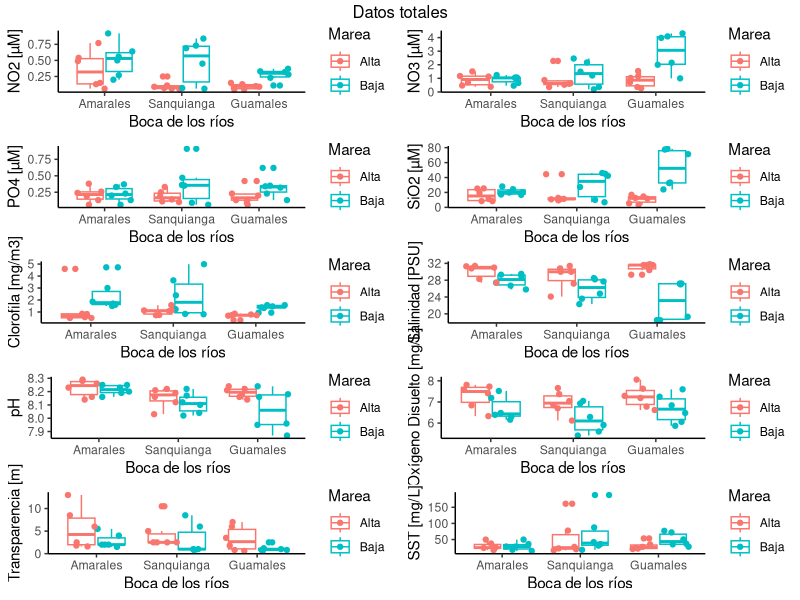
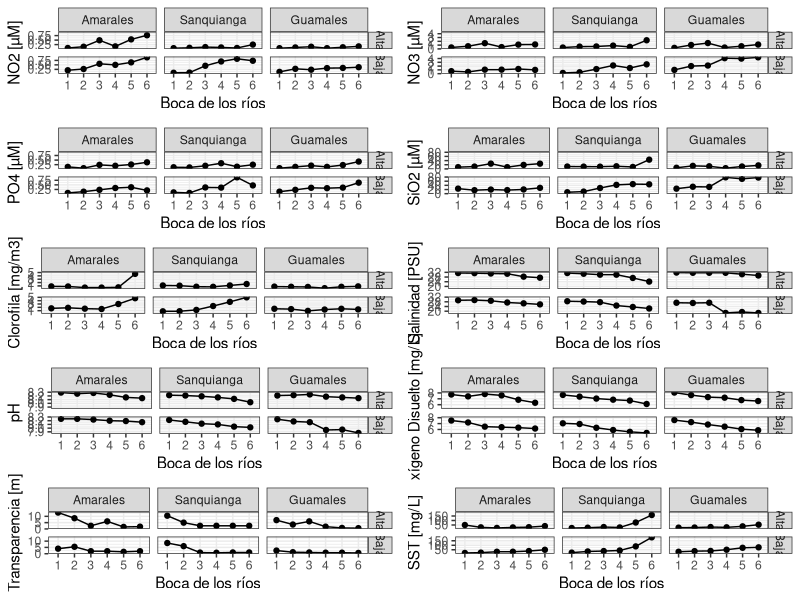

Source code (R) for these figures, in order:
library(tidyverse)
library(gridExtra)

Datos_Quimica<-read.table("Quimica.csv", header = TRUE, sep=",")


Datos_Quimica$Separar<-Datos_Quimica$Estacion
Datos_Quimica<-separate(Datos_Quimica, Separar, c("Boca", "No.Estacion"), sep = "0" )
as.factor(Datos_Quimica$Boca)->Datos_Quimica$Boca
as.numeric(Datos_Quimica$No.Estacion)->Datos_Quimica$No.Estacion



Datos_Quimica$Boca <- recode_factor(Datos_Quimica$Boca, 
                                     A = "Amarales", 
                                     S = "Sanquianga", 
                                     G = "Guamales")


write.table(Datos_Quimica, "Datos_Quimica.csv", col.names = TRUE, sep=",")

Datos_Quimica$Boca2 <- with(Datos_Quimica, relevel(Boca, "Amarales"))

NO2_Quimica<-ggplot(Datos_Quimica, aes(x=Boca, y=NO2, color=Marea)) + 
  geom_boxplot()+ 
  labs( y = "NO2 [µM]", x = "Boca de los ríos")+
  theme_classic()+
  geom_point(position = position_jitterdodge()) 
NO3_Quimica<-ggplot(Datos_Quimica, aes(x=Boca, y=NO3, color=Marea)) + 
  geom_boxplot()+ 
  labs( y = "NO3 [µM]", x = "Boca de los ríos")+
  theme_classic()+
  geom_point(position = position_jitterdodge()) 

PO4_Quimica<-ggplot(Datos_Quimica, aes(x=Boca, y=PO4, color=Marea)) + 
  geom_boxplot()+ 
  labs( y = "PO4 [µM]", x = "Boca de los ríos")+
  theme_classic()+
  geom_point(position = position_jitterdodge())
SiO2_Quimica<-ggplot(Datos_Quimica, aes(x=Boca, y=SiO2, color=Marea)) + 
  geom_boxplot()+ 
  labs( y = "SiO2 [µM]", x = "Boca de los ríos")+
  theme_classic()+
  geom_point(position = position_jitterdodge()) 
Clorofila_Quimica<-ggplot(Datos_Quimica, aes(x=Boca, y=Clorofila, color=Marea)) + 
  geom_boxplot()+ 
  labs( y = "Clorofila [mg/m3]", x = "Boca de los ríos")+
  theme_classic()+
  geom_point(position = position_jitterdodge())
Salinidad_Quimica<-ggplot(Datos_Quimica, aes(x=Boca, y=Salinidad, color=Marea)) + 
  geom_boxplot()+ 
  labs( y = "Salinidad [PSU]", x = "Boca de los ríos")+
  theme_classic()+
  geom_point(position = position_jitterdodge())
pH_Quimica<-ggplot(Datos_Quimica, aes(x=Boca, y=pH, color=Marea)) + 
  geom_boxplot()+ 
  labs( y = "pH", x = "Boca de los ríos")+
  theme_classic()+
  geom_point(position = position_jitterdodge())
OD_Quimica<-ggplot(Datos_Quimica, aes(x=Boca, y=OD, color=Marea)) + 
  geom_boxplot()+ 
  labs( y = "Oxígeno Disuelto [mg/L]", x = "Boca de los ríos")+
  theme_classic()+
  geom_point(position = position_jitterdodge())
Transparencia_Quimica<-ggplot(Datos_Quimica, aes(x=Boca, y=Transparencia, color=Marea)) + 
  geom_boxplot()+ 
  labs( y = "Transparencia [m]", x = "Boca de los ríos")+
  theme_classic()+
  geom_point(position = position_jitterdodge())
SST_Quimica<-ggplot(Datos_Quimica, aes(x=Boca, y=SST, color=Marea)) + 
  geom_boxplot()+ 
  labs( y = "SST [mg/L]", x = "Boca de los ríos")+
  theme_classic()+
  geom_point(position = position_jitterdodge())

tiff(filename = "01_Datos_Quimica.tif", width = 20, height = 30, units = "cm", pointsize = 15, bg = "white", res = 300)
grid.arrange(nrow=5, ncol=2, NO2_Quimica, NO3_Quimica, PO4_Quimica,SiO2_Quimica,Clorofila_Quimica,Salinidad_Quimica,pH_Quimica,OD_Quimica,Transparencia_Quimica,SST_Quimica,
             top="Datos totales")
dev.off()



NO2_line<-ggplot(Datos_Quimica, aes(x=No.Estacion, y=NO2)) + 
  geom_line()+ 
  geom_point()+ 
  labs( y = "NO2 [µM]")+
  scale_x_discrete(name ="Boca de los ríos", 
                   limits=c("1", "2", "3", "4", "5", "6"))+
   theme_bw()+
  facet_grid(Marea~Boca)

NO3_line<-ggplot(Datos_Quimica, aes(x=No.Estacion, y=NO3)) + 
  geom_line()+ 
  geom_point()+ 
  labs( y = "NO3 [µM]")+
  scale_x_discrete(name ="Boca de los ríos", 
                   limits=c("1", "2", "3", "4", "5", "6"))+
  theme_bw()+
  facet_grid(Marea~Boca)
PO4_line<-ggplot(Datos_Quimica, aes(x=No.Estacion, y=PO4)) + 
  geom_line()+ 
  geom_point()+ 
  labs( y = "PO4 [µM]")+
  scale_x_discrete(name ="Boca de los ríos", 
                   limits=c("1", "2", "3", "4", "5", "6"))+
  theme_bw()+
  facet_grid(Marea~Boca)
SiO2_line<-ggplot(Datos_Quimica, aes(x=No.Estacion, y=SiO2)) + 
  geom_line()+ 
  geom_point()+ 
  labs( y = "SiO2 [µM]")+
  scale_x_discrete(name ="Boca de los ríos", 
                   limits=c("1", "2", "3", "4", "5", "6"))+
  theme_bw()+
  facet_grid(Marea~Boca)
Clorofila_line<-ggplot(Datos_Quimica, aes(x=No.Estacion, y=Clorofila)) + 
  geom_line()+ 
  geom_point()+ 
  labs( y = "Clorofila [mg/m3]")+
  scale_x_discrete(name ="Boca de los ríos", 
                   limits=c("1", "2", "3", "4", "5", "6"))+
  theme_bw()+
  facet_grid(Marea~Boca)
Salinidad_line<-ggplot(Datos_Quimica, aes(x=No.Estacion, y=Salinidad)) + 
  geom_line()+ 
  geom_point()+ 
  labs( y = "Salinidad [PSU]")+
  scale_x_discrete(name ="Boca de los ríos", 
                   limits=c("1", "2", "3", "4", "5", "6"))+
  theme_bw()+
  facet_grid(Marea~Boca)
pH_line<-ggplot(Datos_Quimica, aes(x=No.Estacion, y=pH)) + 
  geom_line()+ 
  geom_point()+ 
  labs( y = "pH")+
  scale_x_discrete(name ="Boca de los ríos", 
                   limits=c("1", "2", "3", "4", "5", "6"))+
  theme_bw()+
  facet_grid(Marea~Boca)
OD_line<-ggplot(Datos_Quimica, aes(x=No.Estacion, y=OD)) + 
  geom_line()+ 
  geom_point()+ 
  labs( y = "Oxígeno Disuelto [mg/L]")+
  scale_x_discrete(name ="Boca de los ríos", 
                   limits=c("1", "2", "3", "4", "5", "6"))+
  theme_bw()+
  facet_grid(Marea~Boca)
Transparencia_line<-ggplot(Datos_Quimica, aes(x=No.Estacion, y=Transparencia)) + 
  geom_line()+ 
  geom_point()+ 
  labs( y = "Transparencia [m]")+
  scale_x_discrete(name ="Boca de los ríos", 
                   limits=c("1", "2", "3", "4", "5", "6"))+
  theme_bw()+
  facet_grid(Marea~Boca)
SST_line<-ggplot(Datos_Quimica, aes(x=No.Estacion, y=SST)) + 
  geom_line()+ 
  geom_point()+ 
  labs( y = "SST [mg/L]")+
  scale_x_discrete(name ="Boca de los ríos", 
                   limits=c("1", "2", "3", "4", "5", "6"))+
  theme_bw()+
  facet_grid(Marea~Boca)


tiff(filename = "02_Quimica_Linea.tif", width = 20, height = 30, units = "cm", pointsize = 15, bg = "white", res = 300)
grid.arrange(nrow=5, ncol=2, NO2_line, NO3_line, PO4_line,SiO2_line,Clorofila_line,Salinidad_line,pH_line,OD_line,Transparencia_line,SST_line
             )
dev.off()
